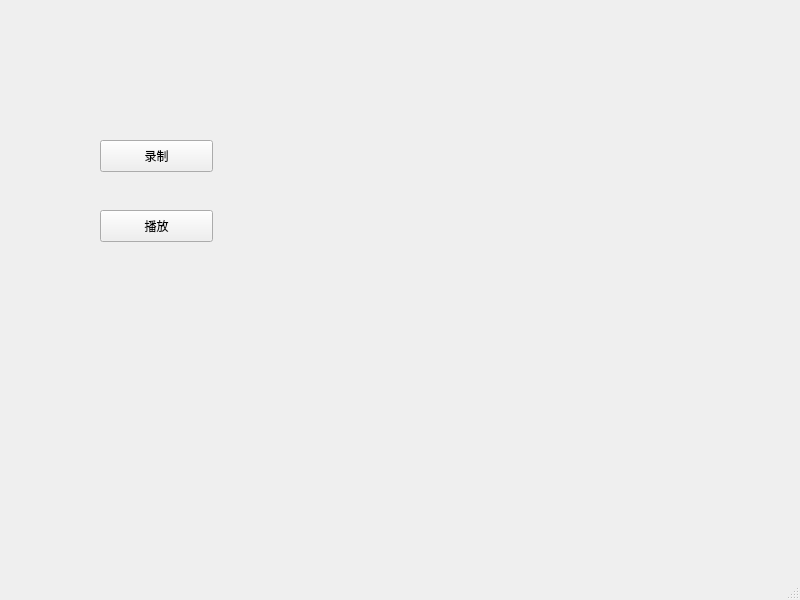
<?xml version="1.0" encoding="UTF-8"?>
<ui version="4.0">
 <class>MainWindow</class>
 <widget class="QMainWindow" name="MainWindow">
  <property name="geometry">
   <rect>
    <x>0</x>
    <y>0</y>
    <width>800</width>
    <height>600</height>
   </rect>
  </property>
  <property name="windowTitle">
   <string>MainWindow</string>
  </property>
  <widget class="QWidget" name="centralwidget">
   <widget class="QPushButton" name="audioButton">
    <property name="geometry">
     <rect>
      <x>100</x>
      <y>140</y>
      <width>113</width>
      <height>32</height>
     </rect>
    </property>
    <property name="text">
     <string>录制</string>
    </property>
   </widget>
   <widget class="QPushButton" name="pushButton">
    <property name="geometry">
     <rect>
      <x>100</x>
      <y>210</y>
      <width>113</width>
      <height>32</height>
     </rect>
    </property>
    <property name="text">
     <string>播放</string>
    </property>
   </widget>
  </widget>
  <widget class="QMenuBar" name="menubar">
   <property name="geometry">
    <rect>
     <x>0</x>
     <y>0</y>
     <width>800</width>
     <height>24</height>
    </rect>
   </property>
  </widget>
  <widget class="QStatusBar" name="statusbar"/>
 </widget>
 <resources/>
 <connections/>
</ui>
